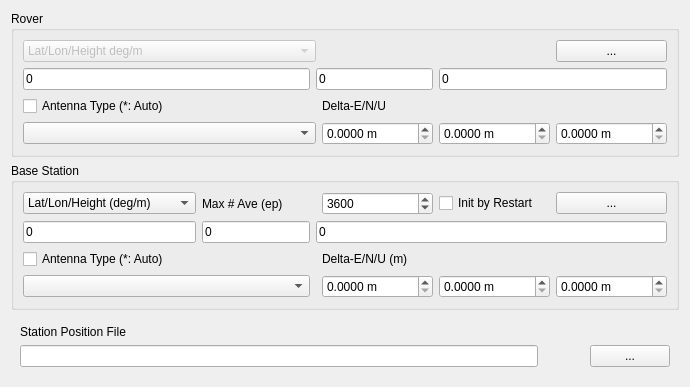
     <widget class="QWidget" name="TabSheet5">
      <property name="toolTip">
       <string/>
      </property>
      <attribute name="title">
       <string>&amp;Positions</string>
      </attribute>
      <layout class="QGridLayout" name="gridLayout_5">
       <item row="4" column="0">
        <widget class="QWidget" name="widget_3" native="true">
         <property name="sizePolicy">
          <sizepolicy hsizetype="Preferred" vsizetype="Maximum">
           <horstretch>0</horstretch>
           <verstretch>0</verstretch>
          </sizepolicy>
         </property>
         <layout class="QGridLayout" name="gridLayout_12">
          <item row="1" column="1">
           <widget class="QPushButton" name="BtnStaPosView">
            <property name="enabled">
             <bool>true</bool>
            </property>
            <property name="toolTip">
             <string/>
            </property>
            <property name="icon">
             <iconset resource="../rtkconv_qt/rtkconv_qt.qrc">
              <normaloff>:/buttons/doc.bmp</normaloff>:/buttons/doc.bmp</iconset>
            </property>
            <property name="flat">
             <bool>true</bool>
            </property>
           </widget>
          </item>
          <item row="1" column="0">
           <widget class="QLineEdit" name="StaPosFile">
            <property name="enabled">
             <bool>true</bool>
            </property>
            <property name="toolTip">
             <string/>
            </property>
            <property name="text">
             <string/>
            </property>
           </widget>
          </item>
          <item row="0" column="0">
           <widget class="QLabel" name="Label30">
            <property name="enabled">
             <bool>true</bool>
            </property>
            <property name="toolTip">
             <string/>
            </property>
            <property name="text">
             <string>Station Position File</string>
            </property>
           </widget>
          </item>
          <item row="1" column="2">
           <widget class="QPushButton" name="BtnStaPosFile">
            <property name="enabled">
             <bool>true</bool>
            </property>
            <property name="toolTip">
             <string/>
            </property>
            <property name="text">
             <string>...</string>
            </property>
           </widget>
          </item>
         </layout>
        </widget>
       </item>
       <item row="3" column="0">
        <widget class="QGroupBox" name="GroupRefAnt">
         <property name="toolTip">
          <string/>
         </property>
         <property name="title">
          <string>Base Station</string>
         </property>
         <layout class="QGridLayout" name="gridLayout_10">
          <item row="2" column="0" colspan="2">
           <widget class="QCheckBox" name="RefAntPcv">
            <property name="toolTip">
             <string/>
            </property>
            <property name="text">
             <string>Antenna Type (*: Auto)</string>
            </property>
            <property name="checked">
             <bool>false</bool>
            </property>
           </widget>
          </item>
          <item row="0" column="5">
           <widget class="QCheckBox" name="ChkInitRestart">
            <property name="text">
             <string>Init by Restart</string>
            </property>
           </widget>
          </item>
          <item row="0" column="6">
           <widget class="QPushButton" name="BtnRefPos">
            <property name="enabled">
             <bool>true</bool>
            </property>
            <property name="toolTip">
             <string/>
            </property>
            <property name="text">
             <string>...</string>
            </property>
           </widget>
          </item>
          <item row="1" column="0">
           <widget class="QLineEdit" name="RefPos1">
            <property name="enabled">
             <bool>true</bool>
            </property>
            <property name="toolTip">
             <string/>
            </property>
            <property name="text">
             <string>0</string>
            </property>
           </widget>
          </item>
          <item row="1" column="1" colspan="2">
           <widget class="QLineEdit" name="RefPos2">
            <property name="enabled">
             <bool>true</bool>
            </property>
            <property name="toolTip">
             <string/>
            </property>
            <property name="text">
             <string>0</string>
            </property>
           </widget>
          </item>
          <item row="1" column="3" colspan="4">
           <widget class="QLineEdit" name="RefPos3">
            <property name="enabled">
             <bool>true</bool>
            </property>
            <property name="toolTip">
             <string/>
            </property>
            <property name="text">
             <string>0</string>
            </property>
           </widget>
          </item>
          <item row="0" column="4">
           <widget class="QSpinBox" name="MaxAveEp">
            <property name="maximum">
             <number>10000</number>
            </property>
            <property name="value">
             <number>3600</number>
            </property>
           </widget>
          </item>
          <item row="0" column="0">
           <widget class="QComboBox" name="RefPosTypeP">
            <property name="enabled">
             <bool>true</bool>
            </property>
            <property name="toolTip">
             <string/>
            </property>
            <item>
             <property name="text">
              <string>Lat/Lon/Height (deg/m)</string>
             </property>
            </item>
            <item>
             <property name="text">
              <string>Lat/Lon/Height (dms/m)</string>
             </property>
            </item>
            <item>
             <property name="text">
              <string>X/Y/Z-ECEF m</string>
             </property>
            </item>
            <item>
             <property name="text">
              <string>RTCM Antenna Position</string>
             </property>
            </item>
            <item>
             <property name="text">
              <string>Raw Antenna Position</string>
             </property>
            </item>
            <item>
             <property name="text">
              <string>Average of Single Position</string>
             </property>
            </item>
           </widget>
          </item>
          <item row="0" column="1" colspan="3">
           <widget class="QLabel" name="LabelMaxAveEp">
            <property name="text">
             <string>Max # Ave (ep)</string>
            </property>
           </widget>
          </item>
          <item row="4" column="6">
           <widget class="QDoubleSpinBox" name="RefAntU">
            <property name="suffix">
             <string> m</string>
            </property>
            <property name="decimals">
             <number>4</number>
            </property>
            <property name="maximum">
             <double>1000000.000000000000000</double>
            </property>
           </widget>
          </item>
          <item row="4" column="5">
           <widget class="QDoubleSpinBox" name="RefAntN">
            <property name="suffix">
             <string> m</string>
            </property>
            <property name="decimals">
             <number>4</number>
            </property>
            <property name="maximum">
             <double>1000000.000000000000000</double>
            </property>
           </widget>
          </item>
          <item row="4" column="4">
           <widget class="QDoubleSpinBox" name="RefAntE">
            <property name="suffix">
             <string> m</string>
            </property>
            <property name="decimals">
             <number>4</number>
            </property>
            <property name="maximum">
             <double>1000000.000000000000000</double>
            </property>
           </widget>
          </item>
          <item row="2" column="4">
           <widget class="QLabel" name="LabelRefAntD">
            <property name="enabled">
             <bool>true</bool>
            </property>
            <property name="toolTip">
             <string/>
            </property>
            <property name="text">
             <string>Delta-E/N/U (m)</string>
            </property>
           </widget>
          </item>
          <item row="4" column="0" colspan="3">
           <widget class="QComboBox" name="RefAnt">
            <property name="enabled">
             <bool>true</bool>
            </property>
            <property name="toolTip">
             <string/>
            </property>
           </widget>
          </item>
         </layout>
        </widget>
       </item>
       <item row="1" column="0">
        <widget class="QGroupBox" name="GroupRovAnt">
         <property name="toolTip">
          <string/>
         </property>
         <property name="title">
          <string>Rover</string>
         </property>
         <layout class="QGridLayout" name="gridLayout_11">
          <item row="0" column="0" colspan="2">
           <widget class="QComboBox" name="RovPosTypeP">
            <property name="enabled">
             <bool>false</bool>
            </property>
            <property name="toolTip">
             <string/>
            </property>
            <item>
             <property name="text">
              <string>Lat/Lon/Height deg/m</string>
             </property>
            </item>
            <item>
             <property name="text">
              <string>Lat/Lon/Height dms/m</string>
             </property>
            </item>
            <item>
             <property name="text">
              <string>X/Y/Z-ECEF m</string>
             </property>
            </item>
           </widget>
          </item>
          <item row="0" column="5">
           <widget class="QPushButton" name="BtnRovPos">
            <property name="enabled">
             <bool>true</bool>
            </property>
            <property name="toolTip">
             <string/>
            </property>
            <property name="text">
             <string>...</string>
            </property>
           </widget>
          </item>
          <item row="1" column="0">
           <widget class="QLineEdit" name="RovPos1">
            <property name="enabled">
             <bool>true</bool>
            </property>
            <property name="toolTip">
             <string/>
            </property>
            <property name="text">
             <string>0</string>
            </property>
           </widget>
          </item>
          <item row="1" column="1" colspan="2">
           <widget class="QLineEdit" name="RovPos2">
            <property name="enabled">
             <bool>true</bool>
            </property>
            <property name="toolTip">
             <string/>
            </property>
            <property name="text">
             <string>0</string>
            </property>
           </widget>
          </item>
          <item row="1" column="3" colspan="3">
           <widget class="QLineEdit" name="RovPos3">
            <property name="enabled">
             <bool>true</bool>
            </property>
            <property name="toolTip">
             <string/>
            </property>
            <property name="text">
             <string>0</string>
            </property>
           </widget>
          </item>
          <item row="3" column="0" colspan="2">
           <widget class="QCheckBox" name="RovAntPcv">
            <property name="toolTip">
             <string/>
            </property>
            <property name="text">
             <string>Antenna Type (*: Auto)</string>
            </property>
            <property name="checked">
             <bool>false</bool>
            </property>
           </widget>
          </item>
          <item row="3" column="2" colspan="3">
           <widget class="QLabel" name="LabelRovAntD">
            <property name="enabled">
             <bool>true</bool>
            </property>
            <property name="toolTip">
             <string/>
            </property>
            <property name="text">
             <string>Delta-E/N/U</string>
            </property>
           </widget>
          </item>
          <item row="5" column="0" colspan="2">
           <widget class="QComboBox" name="RovAnt">
            <property name="enabled">
             <bool>true</bool>
            </property>
            <property name="toolTip">
             <string/>
            </property>
           </widget>
          </item>
          <item row="5" column="2">
           <widget class="QDoubleSpinBox" name="RovAntE">
            <property name="suffix">
             <string> m</string>
            </property>
            <property name="decimals">
             <number>4</number>
            </property>
            <property name="maximum">
             <double>1000000.000000000000000</double>
            </property>
           </widget>
          </item>
          <item row="5" column="5">
           <widget class="QDoubleSpinBox" name="RovAntU">
            <property name="suffix">
             <string> m</string>
            </property>
            <property name="decimals">
             <number>4</number>
            </property>
            <property name="maximum">
             <double>1000000.000000000000000</double>
            </property>
           </widget>
          </item>
          <item row="5" column="3" colspan="2">
           <widget class="QDoubleSpinBox" name="RovAntN">
            <property name="suffix">
             <string> m</string>
            </property>
            <property name="decimals">
             <number>4</number>
            </property>
            <property name="maximum">
             <double>1000000.000000000000000</double>
            </property>
           </widget>
          </item>
         </layout>
        </widget>
       </item>
      </layout>
     </widget>
